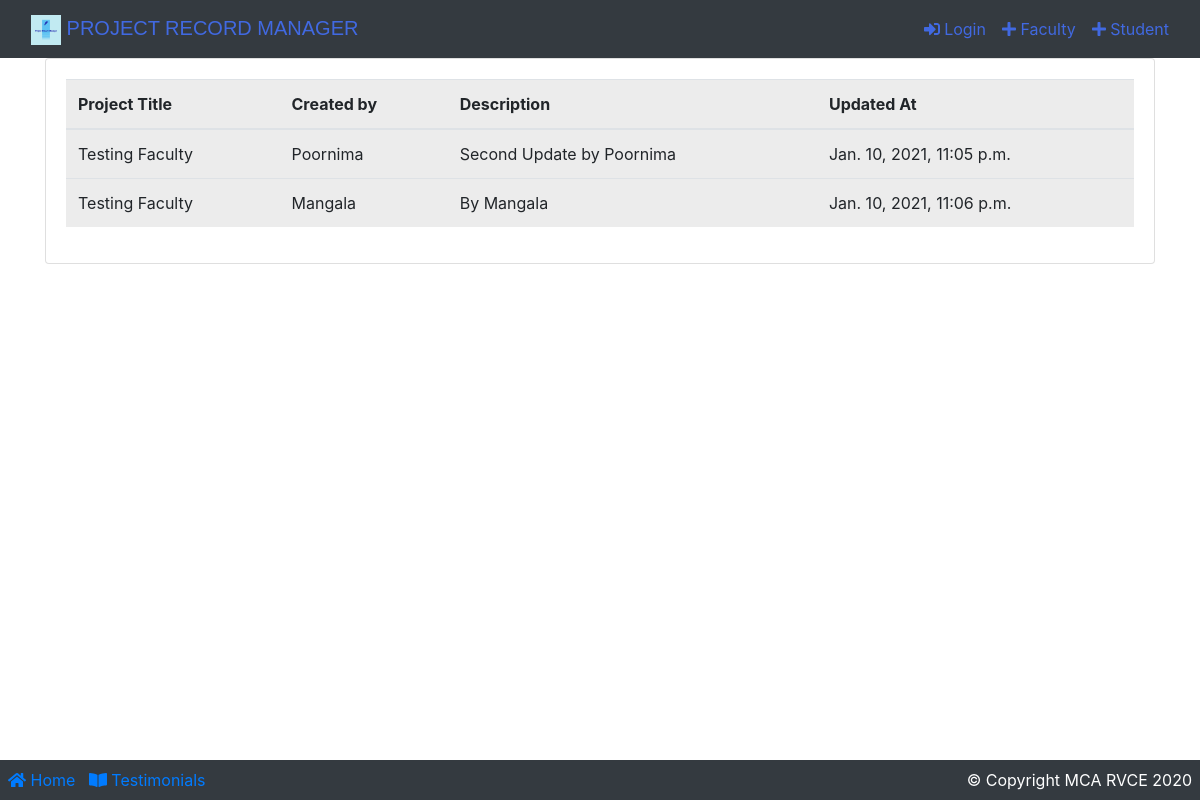
Before: /facultyViewLogs/5 with the older database file.
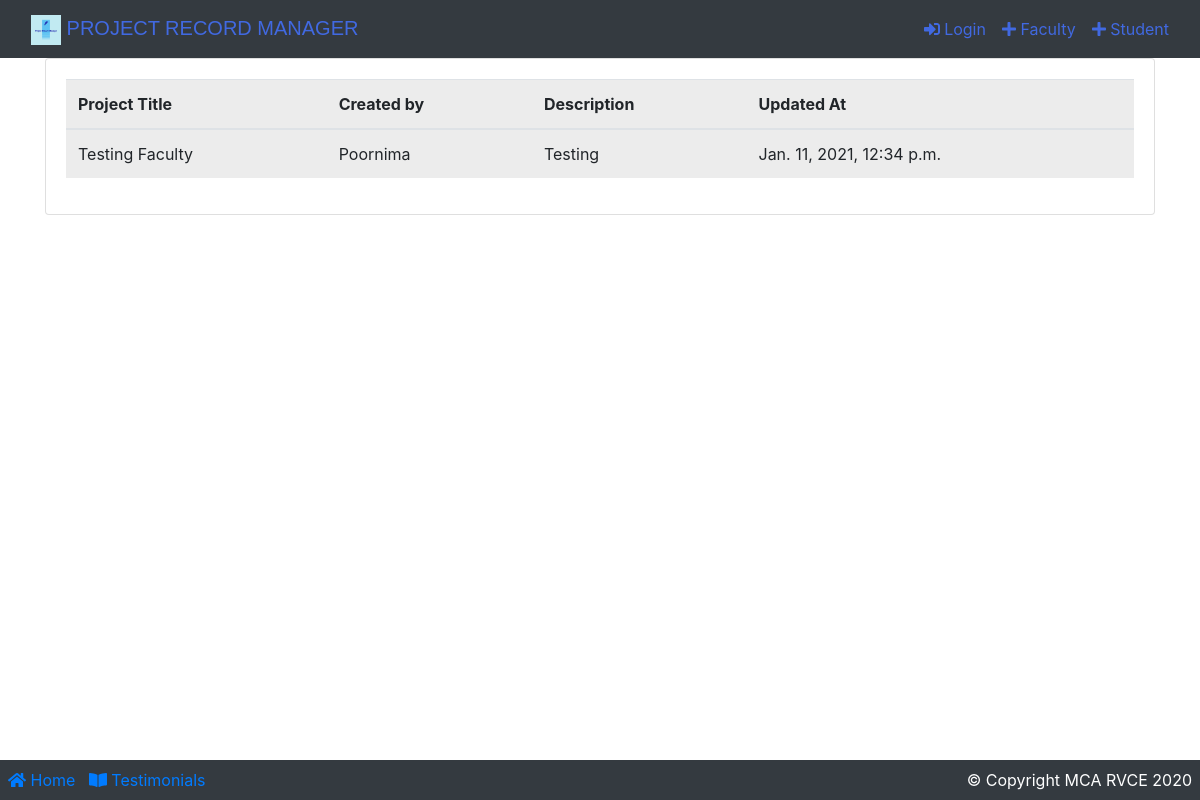
After: the same page with the newer database file.
### app/models.py (models this page shows, shortened)
class Logs(models.Model):
    logs_by = models.CharField(max_length=100, default="logs")
    tid = models.ForeignKey(
        Team, on_delete=models.CASCADE, null=True)
    description = models.CharField(max_length=500, null=True)
    created_at = models.DateTimeField(auto_now_add=True)
    updated_at = models.DateTimeField(auto_now=True)
    def __str__(self):
        return str(self.logs_by)

class Team(models.Model):
    owner = models.CharField(max_length=555, unique=True)
    partner = models.OneToOneField(
        Student, on_delete=models.CASCADE, null=True, blank=True, unique=True)
    guide = models.ForeignKey(
        Faculty, on_delete=models.CASCADE, null=True, blank=True)
    title = models.CharField(max_length=555, null=True, unique=True)
    created_at = models.DateTimeField(auto_now_add=True)
    updated_at = models.DateTimeField(auto_now=True)
    class Meta:
        db_table = "team"

### app/views.py (the view)
# urls.py: path('facultyViewLogs/<int:teamId>', views.facultyViewLogs, name="facultyViewLogs"),
def facultyViewLogs(request, teamId):
    print("TeamId:", teamId)
    queryset = ""
    ret = ""
    try:
        queryset = Logs.objects.filter(tid=int(teamId))
        print(queryset)
        for data in queryset:
            print(data.description)
    except:
        ret = "No logs found"
        print(ret)
    return render(request, 'project/viewLogs.html', {'qs': queryset, "ret": ret})

### templates/project/viewLogs.html (shortened to what this page needs)
{% extends 'base.html' %}
{% load static %}
{% load crispy_forms_tags %}
{% block content %}
    <div class="container">
        <div class="card">
            <div class="card-body">
                {% if qs %}
                    <table class="table table-active">
                        <thead>
                        <tr>
                            <th>Project Title</th>
                            <th>Created by</th>
                            <th>Description</th>
                            <th>Updated At</th>
                        </tr>
                        </thead>
                        <tbody>
                        {% for data in qs %}
                            <tr>
                            <td>{{ data.tid.title }}</td>
                            <td>{{ data.logs_by }}</td>
                            <td>{{ data.description }}</td>
                            <td>{{ data.updated_at }}</td>
                            </tr>
                        {% endfor %}
                        </tbody>
                    </table>
                {% else %}
                    <h4 class="text-danger">{{ ret }}</h4>
                {% endif %}
            </div>
        </div>
    </div>
{% endblock %}

Changed rows visible on the page:
removed Logs: tid "Testing Faculty", logs_by "Poornima", description "Second Update by Poornima", updated_at "Jan. 10, 2021, 11:05 p.m."
removed Logs: tid "Testing Faculty", logs_by "Mangala", description "By Mangala", updated_at "Jan. 10, 2021, 11:06 p.m."
added Logs: tid "Testing Faculty", logs_by "Poornima", description "Testing", updated_at "Jan. 11, 2021, 12:34 p.m."
